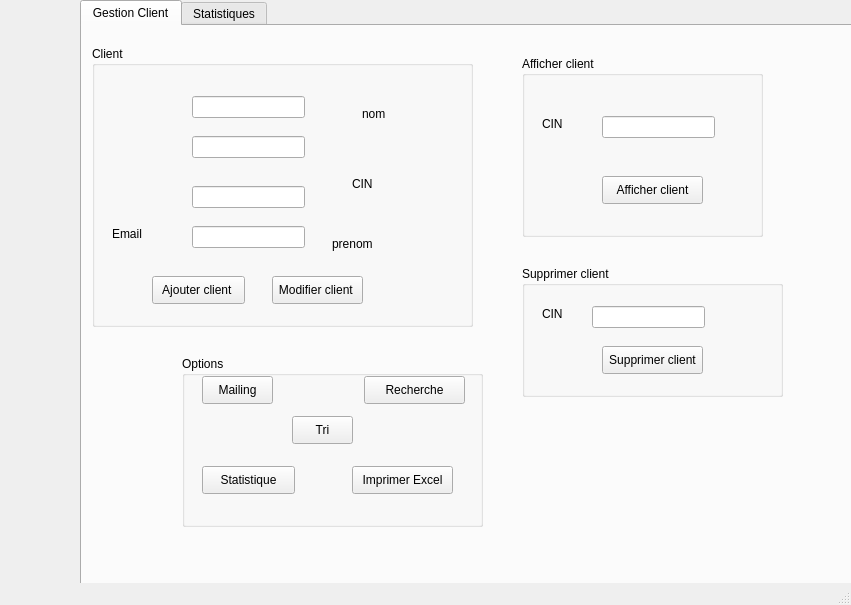
<?xml version="1.0" encoding="UTF-8"?>
<ui version="4.0">
 <class>MainWindow</class>
 <widget class="QMainWindow" name="MainWindow">
  <property name="geometry">
   <rect>
    <x>0</x>
    <y>0</y>
    <width>851</width>
    <height>605</height>
   </rect>
  </property>
  <property name="windowTitle">
   <string>MainWindow</string>
  </property>
  <widget class="QWidget" name="centralwidget">
   <widget class="QTabWidget" name="hhjj">
    <property name="geometry">
     <rect>
      <x>80</x>
      <y>0</y>
      <width>881</width>
      <height>641</height>
     </rect>
    </property>
    <property name="currentIndex">
     <number>0</number>
    </property>
    <property name="usesScrollButtons">
     <bool>true</bool>
    </property>
    <widget class="QWidget" name="tab">
     <attribute name="title">
      <string>Gestion Client</string>
     </attribute>
     <widget class="QGroupBox" name="groupBox_2">
      <property name="geometry">
       <rect>
        <x>440</x>
        <y>240</y>
        <width>261</width>
        <height>131</height>
       </rect>
      </property>
      <property name="title">
       <string>Supprimer client</string>
      </property>
      <widget class="QPushButton" name="pushButton_4">
       <property name="geometry">
        <rect>
         <x>80</x>
         <y>80</y>
         <width>101</width>
         <height>28</height>
        </rect>
       </property>
       <property name="text">
        <string>Supprimer client</string>
       </property>
      </widget>
      <widget class="QLineEdit" name="lineEdit_5">
       <property name="geometry">
        <rect>
         <x>70</x>
         <y>40</y>
         <width>113</width>
         <height>22</height>
        </rect>
       </property>
      </widget>
      <widget class="QLabel" name="label_6">
       <property name="geometry">
        <rect>
         <x>20</x>
         <y>40</y>
         <width>56</width>
         <height>16</height>
        </rect>
       </property>
       <property name="text">
        <string>CIN</string>
       </property>
      </widget>
     </widget>
     <widget class="QGroupBox" name="groupBox">
      <property name="geometry">
       <rect>
        <x>440</x>
        <y>30</y>
        <width>241</width>
        <height>181</height>
       </rect>
      </property>
      <property name="title">
       <string>Afficher client</string>
      </property>
      <widget class="QLineEdit" name="lineEdit_4">
       <property name="geometry">
        <rect>
         <x>80</x>
         <y>60</y>
         <width>113</width>
         <height>22</height>
        </rect>
       </property>
      </widget>
      <widget class="QLabel" name="label_4">
       <property name="geometry">
        <rect>
         <x>20</x>
         <y>60</y>
         <width>56</width>
         <height>16</height>
        </rect>
       </property>
       <property name="text">
        <string>CIN</string>
       </property>
      </widget>
      <widget class="QPushButton" name="pushButton_3">
       <property name="geometry">
        <rect>
         <x>80</x>
         <y>120</y>
         <width>101</width>
         <height>28</height>
        </rect>
       </property>
       <property name="text">
        <string>Afficher client</string>
       </property>
      </widget>
     </widget>
     <widget class="QGroupBox" name="groupBox_4">
      <property name="geometry">
       <rect>
        <x>10</x>
        <y>20</y>
        <width>381</width>
        <height>281</height>
       </rect>
      </property>
      <property name="title">
       <string>Client</string>
      </property>
      <widget class="QLineEdit" name="lineEdit_6">
       <property name="geometry">
        <rect>
         <x>100</x>
         <y>180</y>
         <width>113</width>
         <height>22</height>
        </rect>
       </property>
      </widget>
      <widget class="QLabel" name="label_5">
       <property name="geometry">
        <rect>
         <x>20</x>
         <y>180</y>
         <width>56</width>
         <height>16</height>
        </rect>
       </property>
       <property name="text">
        <string>Email</string>
       </property>
      </widget>
      <widget class="QLineEdit" name="lineEdit">
       <property name="geometry">
        <rect>
         <x>100</x>
         <y>50</y>
         <width>113</width>
         <height>22</height>
        </rect>
       </property>
      </widget>
      <widget class="QLineEdit" name="lineEdit_2">
       <property name="geometry">
        <rect>
         <x>100</x>
         <y>90</y>
         <width>113</width>
         <height>22</height>
        </rect>
       </property>
      </widget>
      <widget class="QLineEdit" name="lineEdit_3">
       <property name="geometry">
        <rect>
         <x>100</x>
         <y>140</y>
         <width>113</width>
         <height>22</height>
        </rect>
       </property>
      </widget>
      <widget class="QLabel" name="label_2">
       <property name="geometry">
        <rect>
         <x>270</x>
         <y>60</y>
         <width>56</width>
         <height>16</height>
        </rect>
       </property>
       <property name="text">
        <string>nom</string>
       </property>
      </widget>
      <widget class="QLabel" name="label">
       <property name="geometry">
        <rect>
         <x>260</x>
         <y>130</y>
         <width>56</width>
         <height>16</height>
        </rect>
       </property>
       <property name="text">
        <string>CIN</string>
       </property>
      </widget>
      <widget class="QLabel" name="label_3">
       <property name="geometry">
        <rect>
         <x>240</x>
         <y>190</y>
         <width>56</width>
         <height>16</height>
        </rect>
       </property>
       <property name="text">
        <string>prenom</string>
       </property>
      </widget>
      <widget class="QPushButton" name="pushButton_5">
       <property name="geometry">
        <rect>
         <x>60</x>
         <y>230</y>
         <width>93</width>
         <height>28</height>
        </rect>
       </property>
       <property name="text">
        <string>Ajouter client </string>
       </property>
      </widget>
      <widget class="QPushButton" name="pushButton">
       <property name="geometry">
        <rect>
         <x>180</x>
         <y>230</y>
         <width>91</width>
         <height>28</height>
        </rect>
       </property>
       <property name="text">
        <string>Modifier client </string>
       </property>
      </widget>
     </widget>
     <widget class="QGroupBox" name="groupBox_3">
      <property name="geometry">
       <rect>
        <x>100</x>
        <y>330</y>
        <width>301</width>
        <height>171</height>
       </rect>
      </property>
      <property name="title">
       <string>Options</string>
      </property>
      <widget class="QPushButton" name="pushButton_6">
       <property name="geometry">
        <rect>
         <x>20</x>
         <y>20</y>
         <width>71</width>
         <height>28</height>
        </rect>
       </property>
       <property name="text">
        <string>Mailing</string>
       </property>
      </widget>
      <widget class="QPushButton" name="pushButton_2">
       <property name="geometry">
        <rect>
         <x>170</x>
         <y>110</y>
         <width>101</width>
         <height>28</height>
        </rect>
       </property>
       <property name="text">
        <string>Imprimer Excel</string>
       </property>
      </widget>
      <widget class="QPushButton" name="pushButton_7">
       <property name="geometry">
        <rect>
         <x>20</x>
         <y>110</y>
         <width>93</width>
         <height>28</height>
        </rect>
       </property>
       <property name="text">
        <string>Statistique</string>
       </property>
      </widget>
      <widget class="QPushButton" name="pushButton_8">
       <property name="geometry">
        <rect>
         <x>110</x>
         <y>60</y>
         <width>61</width>
         <height>28</height>
        </rect>
       </property>
       <property name="text">
        <string>Tri</string>
       </property>
      </widget>
      <widget class="QPushButton" name="pushButton_9">
       <property name="geometry">
        <rect>
         <x>182</x>
         <y>20</y>
         <width>101</width>
         <height>28</height>
        </rect>
       </property>
       <property name="text">
        <string>Recherche</string>
       </property>
      </widget>
     </widget>
    </widget>
    <widget class="QWidget" name="tab_2">
     <attribute name="title">
      <string>Statistiques</string>
     </attribute>
    </widget>
   </widget>
  </widget>
  <widget class="QMenuBar" name="menubar">
   <property name="geometry">
    <rect>
     <x>0</x>
     <y>0</y>
     <width>851</width>
     <height>26</height>
    </rect>
   </property>
  </widget>
  <widget class="QStatusBar" name="statusbar"/>
 </widget>
 <resources/>
 <connections/>
</ui>
